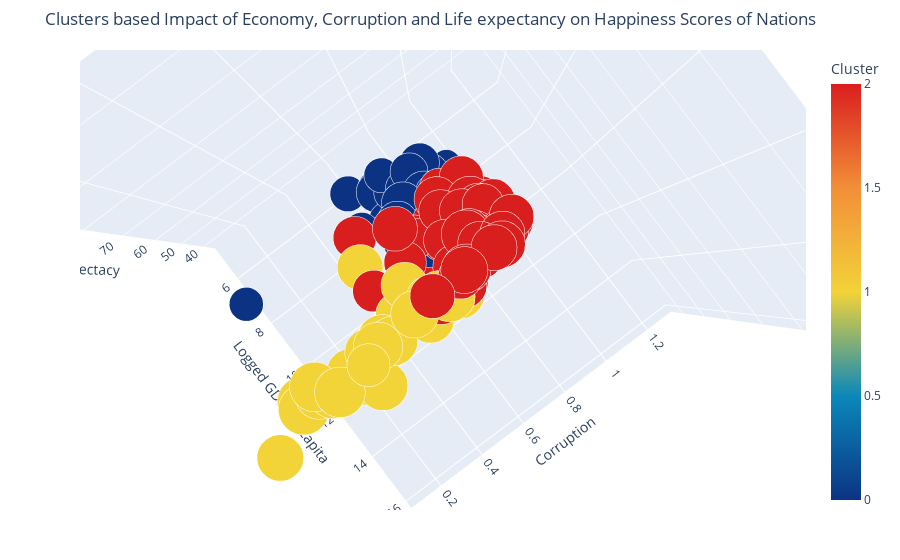

Notebook code cell kept with this figure:
### Code cell
# Visaulizing the clusters with respect to economy, corruption, gdp, rank and their scores

from bubbly.bubbly import bubbleplot

figure = bubbleplot(dataset=happy_df_cluster, 
    x_column='Logged GDP per capita', y_column='Perceptions of corruption', bubble_column='Regional indicator',  
    color_column='cluster', z_column='Healthy life expectancy', size_column='Ladder score',
    x_title="Logged GDP per capita", y_title="Corruption", z_title="Life Expectacy",
    title='Clusters based Impact of Economy, Corruption and Life expectancy on Happiness Scores of Nations',
    colorbar_title='Cluster', marker_opacity=1, colorscale='Portland',
    scale_bubble=0.8, height=650)

iplot(figure, config={'scrollzoom': True})

### Figure 1 — Plotly figure (JSON) as saved in the notebook; plotly's stock layout.template omitted (floating-point values rounded to 4 significant figures; data arrays with more than 128 entries replaced by an {"elided": "..."} marker saying what was removed)
{"data": [{"marker": {"color": {"elided": "149 int values"}, "colorbar": {"title": {"text": "Cluster"}}, "colorscale": [[0, "rgb(12,51,131)"], [0.25, "rgb(10,136,186)"], [0.5, "rgb(242,211,56)"], [0.75, "rgb(242,143,56)"], [1, "rgb(217,30,30)"]], "opacity": 1, "size": {"elided": "149 float values"}, "sizemode": "area", "sizeref": 0.003063}, "mode": "markers", "text": {"elided": "149 str values"}, "type": "scatter3d", "x": {"elided": "149 float values"}, "y": {"elided": "149 float values"}, "z": {"elided": "149 float values"}}], "layout": {"autosize": true, "dragmode": "zoom", "hovermode": "closest", "margin": {"b": 50, "pad": 5, "t": 50}, "scene": {"aspectmode": "auto", "aspectratio": {"x": 1, "y": 1, "z": 1}, "camera": {"center": {"x": 0, "y": 0, "z": 0}, "eye": {"x": 5.892e-17, "y": -4.454e-17, "z": 1.206}, "projection": {"type": "perspective"}, "up": {"x": 0, "y": 0, "z": 1}}, "dragmode": "zoom", "xaxis": {"autorange": false, "range": [4.644, 16.31], "title": {"text": "Logged GDP per capita"}, "type": "linear"}, "yaxis": {"autorange": false, "range": [0.0574, 1.315], "title": {"text": "Corruption"}, "type": "linear"}, "zaxis": {"autorange": false, "range": [33.93, 107.7], "title": {"text": "Life Expectacy"}, "type": "linear"}}, "showlegend": false, "title": {"text": "Clusters based Impact of Economy, Corruption and Life expectancy on Happiness Scores of Nations"}}}
